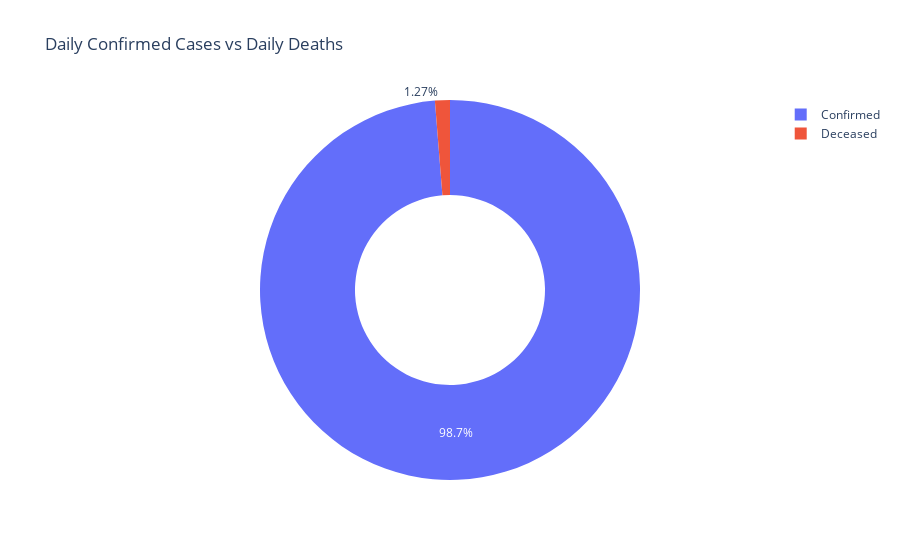

The notebook cell this image was saved under:
### Markdown cell above
# Covid-19 death rate analysis
- Visualizing the death rate due to Covid 19

### Code cell
cases = df["Daily Confirmed"].sum()
deceased = df["Daily Deceased"].sum()

labels = ["Confirmed", "Deceased"]
values = [cases, deceased]

fig = px.pie(df, values=values, 
             names=labels, 
             title='Daily Confirmed Cases vs Daily Deaths', hole=0.5)
fig.show()

### Figure 1 — Plotly figure (JSON) as saved in the notebook; plotly's stock layout.template omitted (floating-point values rounded to 4 significant figures)
{"data": [{"domain": {"x": [0, 1], "y": [0, 1]}, "hole": 0.5, "hovertemplate": "label=%{label}<br>value=%{value}<extra></extra>", "labels": ["Confirmed", "Deceased"], "legendgroup": "", "name": "", "showlegend": true, "type": "pie", "values": [37899299, 486649]}], "layout": {"legend": {"tracegroupgap": 0}, "title": {"text": "Daily Confirmed Cases vs Daily Deaths"}}}
